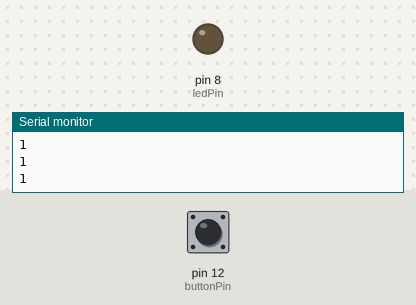
Simulated run of this sketch. Board: Arduino Uno, built with avr-gcc and run on an emulated ATmega328P. On the bench: output pins drawn as LEDs (lit = HIGH), the last lines printed to the serial monitor. The test bench sets the inputs (shaded band); at power-on: pin 12 (buttonPin) HIGH.

Above: at 1.2 s.
1.3 s: pin 12 (buttonPin) pulled LOW for 0.15 s
At 1.4 s:
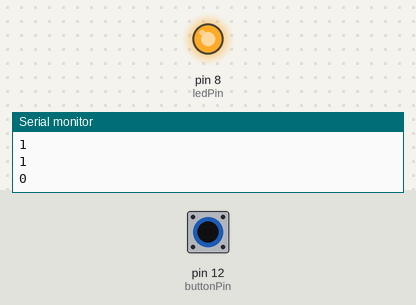
3.0 s: pin 12 (buttonPin) pulled LOW for 3.2 s
At 6.6 s:
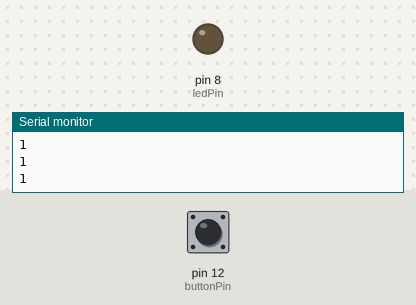
Timing chart, 0 to 8.1 s (numbered marks = the images above; inputs shaded):
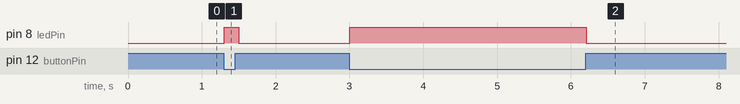

Measured:
- after the input at 1.3 s, pin 8 (ledPin): LOW → HIGH at once, → LOW 0.20 s later
- after the input at 3.0 s, pin 8 (ledPin): LOW → HIGH at once, → LOW 3.2 s later

The sketch:

lesson_27_session.ino
```cpp
int ledPin = 8;
int buttonPin = 12;
int readVal;
int endDelay = 100;

void setup() {
    Serial.begin(115200);
    pinMode(ledPin,OUTPUT);
    pinMode(buttonPin, INPUT_PULLUP);
}

void loop() {
    readVal = digitalRead(buttonPin);
    Serial.println(readVal);
    digitalWrite(ledPin, !readVal);
    delay(endDelay);
}
```
